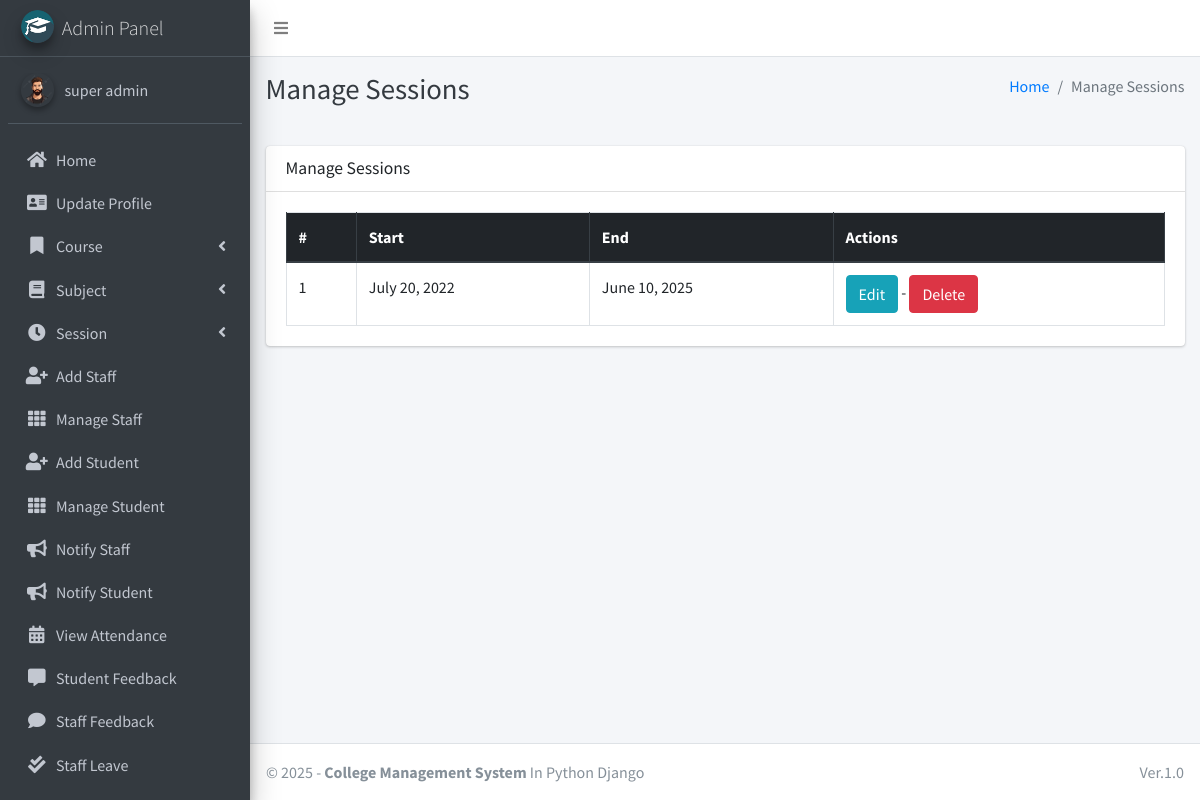
The app's page /session/manage/ (signed in) with its own data.
### main_app/models.py (models this page shows, shortened)
class CustomUser(AbstractUser):
    USER_TYPE = ((1, "HOD"), (2, "Staff"), (3, "Student"))
    GENDER = [("M", "Male"), ("F", "Female")]
    username = None  # Removed username, using email instead
    email = models.EmailField(unique=True)
    user_type = models.CharField(default=1, choices=USER_TYPE, max_length=1)
    gender = models.CharField(max_length=1, choices=GENDER)
    profile_pic = models.ImageField()
    address = models.TextField()
    fcm_token = models.TextField(default="")  # For firebase notifications
    created_at = models.DateTimeField(auto_now_add=True)
    updated_at = models.DateTimeField(auto_now=True)
    USERNAME_FIELD = "email"
    REQUIRED_FIELDS = []
    objects = CustomUserManager()
    def __str__(self):
        return self.first_name + " " + self.last_name

class Session(models.Model):
    start_year = models.DateField()
    end_year = models.DateField()

### main_app/hod_views.py (the view)
# urls.py: path("session/manage/", hod_views.manage_session, name='manage_session'),
def manage_session(request):
    sessions = Session.objects.all()
    context = {'sessions': sessions, 'page_title': 'Manage Sessions'}
    return render(request, "hod_template/manage_session.html", context)

### main_app/templates/hod_template/manage_session.html
{% extends 'main_app/base.html' %}
{% load static %}
{% block page_title %}{{page_title}}{% endblock page_title %}
{% block content %}
<section class="content">
    <div class="container-fluid">
        <div class="row">
            <div class="col-md-12">
                <div class="card">
                    <div class="card-header">
                        <h3 class="card-title">{{page_title}}</h3>
                    </div>
                    <div class="card-body">
                        <table id="example2" class="table table-bordered table-hover">
                            <thead class="thead-dark">
                                <tr>
                                    <th>#</th>
                                    <th>Start</th>
                                    <th>End</th>
                                    <th>Actions</th>
                                </tr>
                            </thead>
                            <tbody>
                                {% for session in sessions %}
                                <tr>
                                    <td>{{ forloop.counter }}</td>
                                    <td>{{session.start_year}}</td>
                                    <td>{{session.end_year}}</td>
                                    <td><a href="{% url 'edit_session' session.id %}" class="btn btn-info">Edit</a> - <a href="{% url 'delete_session' session.id %}" onclick="return confirm('Are you sure you want to delete this ?')" class="btn btn-danger">Delete</a> </td>
                                </tr>
                                {% endfor %}
                            </tbody>
                        </table>
                    </div>
                </div>
            </div>
        </div>
    </div>
</section>
{% endblock content %}

### main_app/templates/main_app/sidebar_template.html (shortened to what this page needs)
{% load static %}
<aside class="main-sidebar sidebar-dark-info elevation-4">
    {% if request.user.user_type == '1' %}
    <a href="{% url 'admin_home' %}" class="brand-link">
        <img src="{% static 'dist/img/cmsl.png' %} " alt="AdminLTE Logo"
            class="brand-image img-circle elevation-3" >
        <span class="brand-text font-weight-light">Admin Panel</span>
    </a>
    <div class="sidebar">
        <div class="user-panel mt-3 pb-3 mb-3 d-flex">
            <div class="image">
                <img src="{{ request.user.profile_pic}}" class="img-circle elevation-2" alt="User Image">
            </div>
            <div class="info">
                <a href="#" class="d-block">{{user}}</a>
            </div>
        </div>
        <nav class="mt-2">
            <ul class="nav nav-pills nav-sidebar flex-column" data-widget="treeview" role="menu" data-accordion="false">
                <li class="nav-item">
                    {% url 'admin_home' as admin_home %}
                    <a href="{{admin_home}}" class="nav-link {% if admin_home == request.path %} active {% endif %}">
                        <i class="nav-icon fas fa-home"></i>
                        <p>
                            Home
                        </p>
                    </a>
                </li>
                <li class="nav-item">
                    {% url 'admin_view_profile' as admin_view_profile %}
                    <a href="{{admin_view_profile}}"
                        class="nav-link {% if admin_view_profile == request.path %} active {% endif %}">
                        <i class="nav-icon fas fa-address-card"></i>
                        <p>
                            Update Profile
                        </p>
                    </a>
                </li>
                <li class="nav-item has-treeview">
                    <a href="#" class="nav-link">
                        <i class="nav-icon fas fa-bookmark"></i>
                        <p>
                            Course
                            <i class="fas fa-angle-left right"></i>
                        </p>
                    </a>
                </li>
                <li class="nav-item has-treeview">
                    <a href="#" class="nav-link">
                        <i class="nav-icon fas fa-book"></i>
                        <p>
                            Subject
                            <i class="fas fa-angle-left right"></i>
                        </p>
                    </a>
                </li>
                <li class="nav-item has-treeview">
                    <a href="#" class="nav-link">
                        <i class="nav-icon fas fa-clock"></i>
                        <p>
                            Session
                            <i class="fas fa-angle-left right"></i>
                        </p>
                    </a>
                </li>
                <li class="nav-item">
                    {% url 'add_staff' as add_staff %}
                    <a href="{{add_staff}}" class="nav-link {% if add_staff == request.path %} active {% endif %}">
                        <i class="nav-icon fas fa-user-plus"></i>
                        <p>
                            Add Staff
                        </p>
                    </a>
                </li>
                <li class="nav-item">
                    {% url 'manage_staff' as manage_staff %}
                    {% url 'edit_staff' staff_id as edit_staff %}
                    <a href="{{manage_staff}}"
                        class="nav-link {% if manage_staff == request.path or request.path == edit_staff %} active {% endif %}">
                        <i class="nav-icon fas fa-th"></i>
                        <p>
                            Manage Staff
                        </p>
                    </a>
                </li>
                <li class="nav-item">
                    {% url 'add_student' as add_student%}
                    <a href="{{add_student}}" class="nav-link  {% if add_student == request.path %} active {% endif %}">
                        <i class="nav-icon fas fa-user-plus"></i>
                        <p>
                            Add Student
                        </p>
                    </a>
                </li>
                <li class="nav-item">
                    {% url 'manage_student' as manage_student %}
                    {% url 'edit_student' student_id as edit_student %}
                    <a href="{{manage_student}}"
                        class="nav-link  {% if edit_student == request.path or manage_student == request.path %} active {% endif %}">
                        <i class="nav-icon fas fa-th"></i>
                        <p>
                            Manage Student
                        </p>
                    </a>
                </li>
                <li class="nav-item">
                    {% url 'admin_notify_staff' as admin_notify_staff %}
                    <a href="{{admin_notify_staff}}"
                        class="nav-link {% if admin_notify_staff == request.path %} active {% endif %}">
                        <i class="nav-icon fas fa-bullhorn"></i>
                        <p>
                            Notify Staff
                        </p>
                    </a>
                </li>
                <li class="nav-item">
                    {% url 'admin_notify_student' as admin_notify_student %}
                    <a href="{{admin_notify_student}}"
                        class="nav-link {% if admin_notify_student == request.path %} active {% endif %}">
                        <i class="nav-icon fas fa-bullhorn"></i>
                        <p>
                            Notify Student
                        </p>
                    </a>
                </li>
                <li class="nav-item">
                    {% url 'admin_view_attendance' as admin_view_attendance %}
                <li class="nav-item">
                    <a href="{{admin_view_attendance}}"
                        class="nav-link  {% if admin_view_attendance == request.path %} active {% endif %}">
                        <i class="nav-icon fas fa-calendar-alt"></i>
                        <p>
                            View Attendance
                        </p>
                    </a>
                </li>
                <li class="nav-item">
                    {% url 'student_feedback_message' as student_feedback_message %}
                    <a href="{{ student_feedback_message }}"
                        class="nav-link  {% if student_feedback_message == request.path %} active {% endif %}">
                        <i class="nav-icon fas fa-comment-alt"></i>
                        <p>
                            Student Feedback
                        </p>
                    </a>
                </li>
                <li class="nav-item">
                    {% url 'staff_feedback_message' as staff_feedback_message %}
                    <a href="{{staff_feedback_message}}"
                        class="nav-link   {% if staff_feedback_message == request.path %} active {% endif %}">
                        <i class="nav-icon fas fa-comment"></i>
                        <p>
                            Staff Feedback
                        </p>
                    </a>
                </li>
                <li class="nav-item">
                    {% url 'view_staff_leave' as view_staff_leave %}
                    <a href="{{view_staff_leave}}"
                        class="nav-link  {% if view_staff_leave == request.path %} active {% endif %}">
                        <i class="nav-icon fas fa-check-double"></i>
                        <p>
                            Staff Leave
                        </p>
                    </a>
                </li>
                <li class="nav-item">
                    {% url 'view_student_leave' as view_student_leave %}
                    <a href="{% url 'view_student_leave' %}"
                        class="nav-link  {% if view_student_leave == request.path %} active {% endif %}">
                    </a>
                </li>
                                        {% endif %}
                                    </ul>
                                </nav>
                            </div>
</aside>

### records on screen
CustomUser: user.profile_pic (picture), first_name+last_name "super admin"
Session: start_year "July 20, 2022", end_year "June 10, 2025"

### other values on screen
{{ page_title }} "Manage Sessions"
